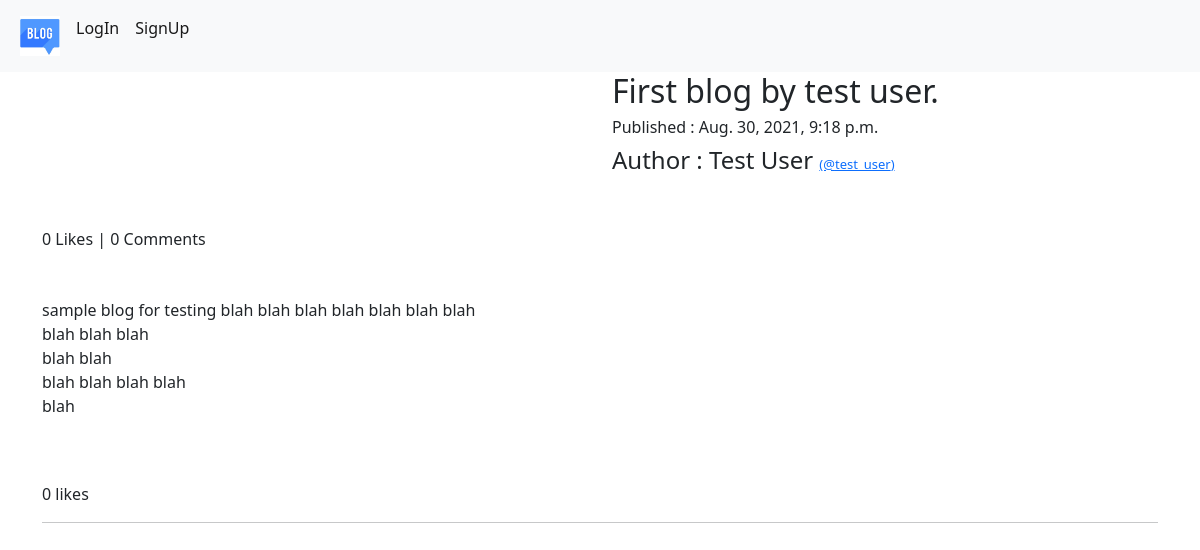
Page /blog/post/First-blog-by-test-user-16956d08-e4c6-42f3-8700-5e65f2bde2af on the earlier database version.
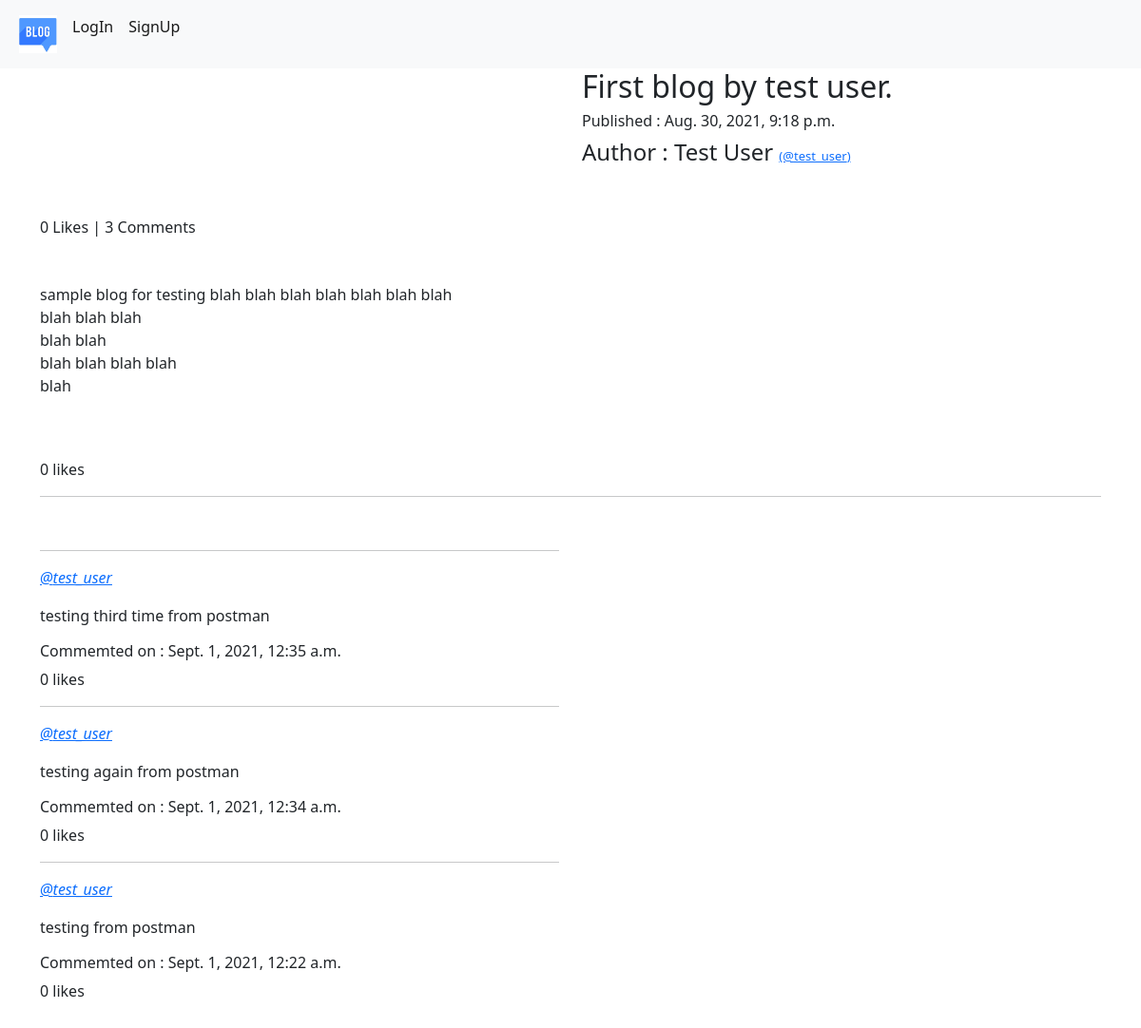
Same page on the later database version.
### Blog/models.py (models this page shows, shortened)
class Blog(models.Model):
    blogger = models.ForeignKey(User, null=True, on_delete = models.CASCADE, related_name = 'blogs')
    blog_title = models.CharField(max_length=264, verbose_name='Blog Title')
    slug = models.SlugField(unique=True, null=True)
    blog_post = models.TextField(max_length=10000, verbose_name="Blog Content")
    post_image = models.ImageField(upload_to='blog_images', blank=True, verbose_name='Image')
    publish_date = models.DateTimeField(auto_now_add=True)
    update_date = models.DateTimeField(auto_now=True)
    _og_title = None
    class Meta:
        ordering = ('-publish_date',)

class Comment(models.Model):
    blog = models.ForeignKey(Blog, on_delete=models.CASCADE, related_name='blog_comment')
    commentor = models.ForeignKey(User, on_delete=CASCADE, related_name='comments')
    comment = models.TextField(max_length=1000, verbose_name='Write a comment..')
    comment_date = models.DateTimeField(auto_now_add=True)
    class Meta:
        ordering = ('-comment_date',)

### Blog/views.py (the view)
# urls.py: path('post/<slug>', views.ViewBlog.as_view(), name='single_blog'),
class ViewBlog(DetailView):
    model = Blog
    context_object_name = 'blog'
    template_name = 'Blog/single_blog.html'
    def get_context_data(self, **kwargs):
        context = super().get_context_data(**kwargs)
        context['form'] = CommentForm()
        return context

### templates/Blog/single_blog.html (shortened to what this page needs)
{% extends 'base.html' %}
{% load crispy_forms_tags %}
{% load custom_filter %}
{% block body %}
    <div class="row">
        <div class="col-sm-6">
        </div>
        <div class="col-sm-6">
            <h2>{{ blog.blog_title }}</h2>
            <h6>Published : {{ blog.publish_date }}</h6>
            <h4>Author : {{ blog.blogger.first_name }} {{ blog.blogger.last_name }} <a style="font-size: small" href="{% url 'blog:profile' pk=blog.blogger.pk %}">(@{{ blog.blogger }})</a></h4>
            <br>
        </div>
    </div>
    <br>
    <h6>{{blog.blog_like.count}} Likes | {{blog.blog_comment.count}} Comments</h6>
    <br>
    <p>{{ blog.blog_post|linebreaks }}</p>
    <br>
    <br>
    <p>{{ blog.blog_like.count }} likes</p>
    <hr>
    <br>
    <div class="row">
        <div class="col-sm-6">
            {% for comment in blog.blog_comment.all %}
            <hr>
            <p><i><a href="{% url 'blog:profile' pk=comment.commentor.pk %}">@{{ comment.commentor }}</a></i></p>
            <p>{{ comment.comment|linebreaks }}</p>
            <h6>Commemted on : {{ comment.comment_date }}</h6>
            <p>{{ comment.comment_like.count }} likes</p>
            {% endfor %}
        </div>
        <div class="col-sm-6">
        </div>
    </div>
    <br>
    <br>
{% endblock %}

Differences in the rows shown:
computed for Blog "First blog by test user.": blog_comment.count "0" → "3"
added Comment: commentor "test_user", comment "testing third time from postman", comment_date "Sept. 1, 2021, 12:35 a.m.", comment_like.count "0"
added Comment: commentor "test_user", comment "testing again from postman", comment_date "Sept. 1, 2021, 12:34 a.m.", comment_like.count "0"
added Comment: commentor "test_user", comment "testing from postman", comment_date "Sept. 1, 2021, 12:22 a.m.", comment_like.count "0"
